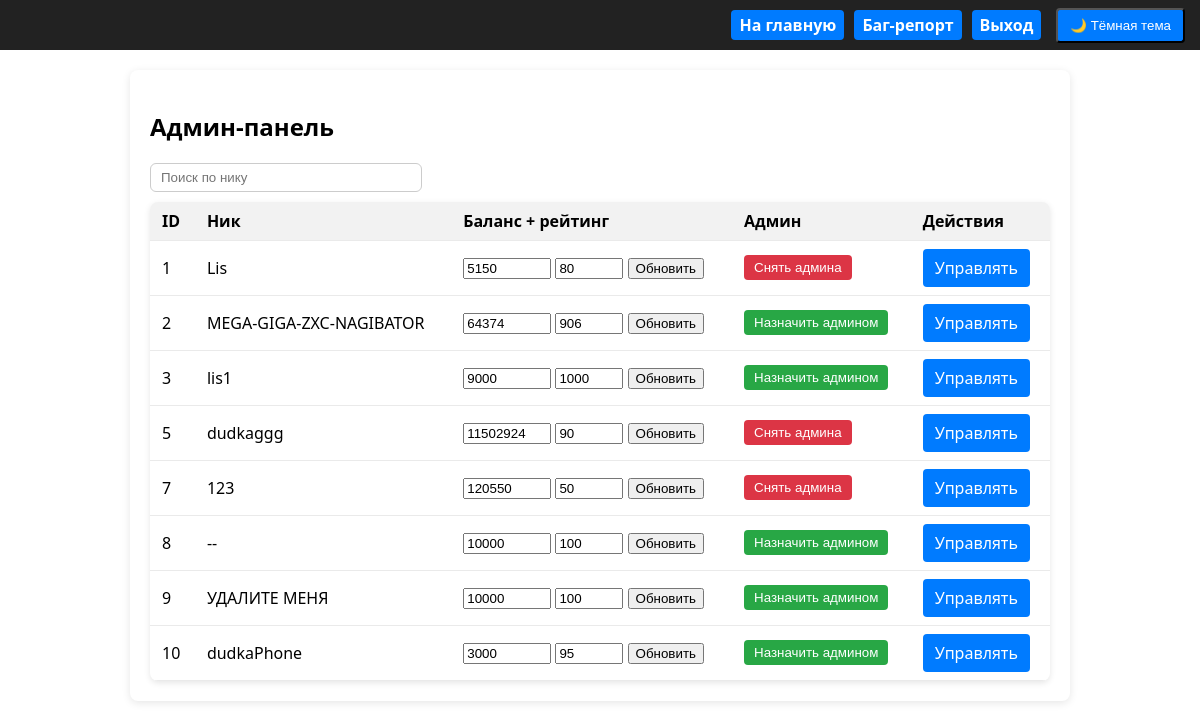
/admin_panel.php (signed in), run on the app's committed database.
### tables this page shows
CREATE TABLE `users` (
  `id` int NOT NULL,
  `username` varchar(50) NOT NULL,
  `password` varchar(255) NOT NULL,
  `is_admin` tinyint(1) DEFAULT '0',
  `last_login` datetime NOT NULL DEFAULT CURRENT_TIMESTAMP
);

### version.php (called while the page is built)
<?php
function asset_version(string $file): int {
    $path = __DIR__ . '/' . ltrim($file, '/');
    return is_file($path) ? filemtime($path) : time();
}
?>

### admin_panel.php (the view, shortened to what this page needs)
<?php
require 'db.php';
require_once 'version.php';
$stmt = $pdo->query('SELECT u.id, u.username, u.is_admin, IFNULL(pd.balance, 10000) AS balance, IFNULL(pd.rating, 100) AS rating
                      FROM users u LEFT JOIN player_data pd ON u.id = pd.user_id');
$users = $stmt->fetchAll();
?>
<!DOCTYPE html>
<html lang="ru">
<head>
<link rel="stylesheet" href="style.css?v=<?php echo asset_version('style.css'); ?>">
<link rel="stylesheet" href="https://unpkg.com/leaflet/dist/leaflet.css" />
</head>
<body>
<div id="topbar">
  <a href="index.php">На главную</a>
  <a href="bug_report.php">Баг-репорт</a>
  <a href="logout.php" onclick="setSkipUnload();">Выход</a>
  <button id="toggle-theme-btn" class="btn" onclick="toggleTheme()">🌙 Тёмная тема</button>
</div>
<div class="admin-container">
  <h2>Админ-панель</h2>
  <input type="text" id="user-search" placeholder="Поиск по нику" />
  <table id="user-table" class="admin-table">
    <thead>
      <tr>
        <th>ID</th>
        <th>Ник</th>
        <th>Баланс + рейтинг</th>
        <th>Админ</th>
        <th>Действия</th>
      </tr>
    </thead>
    <tbody>
    <?php foreach ($users as $u): ?>
    <tr>
      <td><?php echo $u['id']; ?></td>
      <td><?php echo htmlspecialchars($u['username']); ?></td>
      <td>
        <form method="post" style="display:inline;">
          <input type="number" name="balance" value="<?php echo $u['balance']; ?>" style="width:80px;">
          <input type="number" name="rating" value="<?php echo $u['rating']; ?>" style="width:60px;">
          <button type="submit">Обновить</button>
        </form>
      </td>
      <td>
         <form method="post" style="display:inline;">
          <?php if ($u['is_admin']): ?>
            <button class="btn-admin-remove" type="submit">Снять админа</button>
          <?php else: ?>
            <button class="btn-admin-add" type="submit">Назначить админом</button>
          <?php endif; ?>
        </form>
      </td>
      <td>
        <a class="btn" href="index.php?user=<?php echo $u['id']; ?>">Управлять</a>
      </td>
    </tr>
    <?php endforeach; ?>
    </tbody>
  </table>
</div>
</body>
</html>

### style.css (style rules this page uses)
:root { --topbar-height: 50px; }
html, body { margin: 0; padding: 0; overflow-x: hidden; height: 100%; }
#topbar { position: fixed; top: 0; left: 0; right: 0; background: #222; color: #fff; height: var(--topbar-height); padding: 10px; box-sizing: border-box; font-family: 'Segoe UI', sans-serif; display: flex; justify-content: flex-end; align-items: center; gap: 10px; z-index: 1001; }
#topbar a { color: #fff; text-decoration: none; padding: 4px 8px; background: #007bff; border-radius: 4px; display: inline-block; font-weight: bold; }
.btn { display: inline-block; padding: 8px 12px; margin: 5px; background: #007bff; color: #fff; border-radius: 4px; text-decoration: none; }
.admin-container { padding: 20px; font-family: 'Segoe UI', sans-serif; margin: calc(var(--topbar-height) + 20px) auto 0; max-width: 900px; background: #fff; border-radius: 8px; box-shadow: 0 2px 8px rgba(0,0,0,0.1); }
#user-search { width: 250px; padding: 6px 10px; margin-bottom: 10px; border-radius: 6px; border: 1px solid #ccc; }
.admin-table { border-collapse: collapse; width: 100%; background: #fff; box-shadow: 0 2px 6px rgba(0,0,0,0.1); border-radius: 8px; overflow: hidden; }
.admin-table th, .admin-table td { padding: 8px 12px; border-bottom: 1px solid #eaeaea; text-align: left; vertical-align: middle; }
.admin-table th { background: #f2f2f2; }
.btn-admin-add { background: #28a745; color: #fff; border: none; border-radius: 4px; padding: 5px 10px; cursor: pointer; }
.btn-admin-remove { background: #dc3545; color: #fff; border: none; border-radius: 4px; padding: 5px 10px; cursor: pointer; }
.admin-table td form, .admin-table td .btn { margin: 0; }
.admin-table th, .admin-table td { padding: 8px 12px; border-bottom: 1px solid #eaeaea; text-align: left; }

### data on the page
users: id "1", username "Lis", balance "5150", rating "80", is_admin "Снять админа"
users: id "2", username "MEGA-GIGA-ZXC-NAGIBATOR", balance "64374", rating "906", is_admin "Назначить админом"
users: id "3", username "lis1", balance "9000", rating "1000", is_admin "Назначить админом"
users: id "5", username "dudkaggg", balance "11502924", rating "90", is_admin "Снять админа"
users: id "7", username "123", balance "120550", rating "50", is_admin "Снять админа"
users: id "8", username "--", balance "10000", rating "100", is_admin "Назначить админом"
users: id "9", username "УДАЛИТЕ МЕНЯ", balance "10000", rating "100", is_admin "Назначить админом"
users: id "10", username "dudkaPhone", balance "3000", rating "95", is_admin "Назначить админом"
